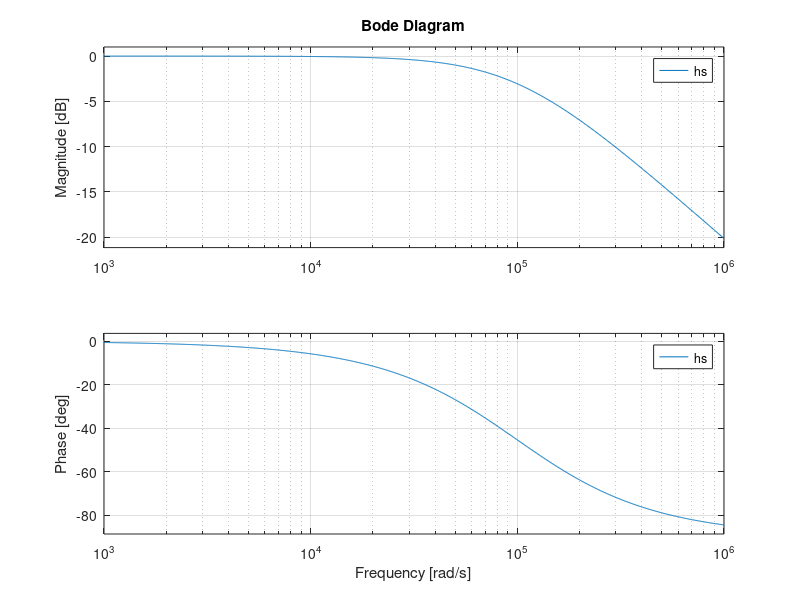
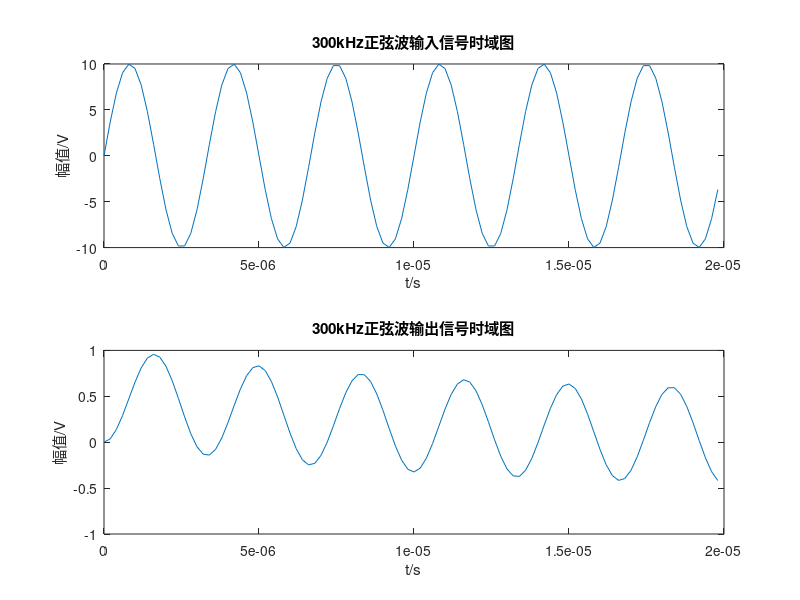
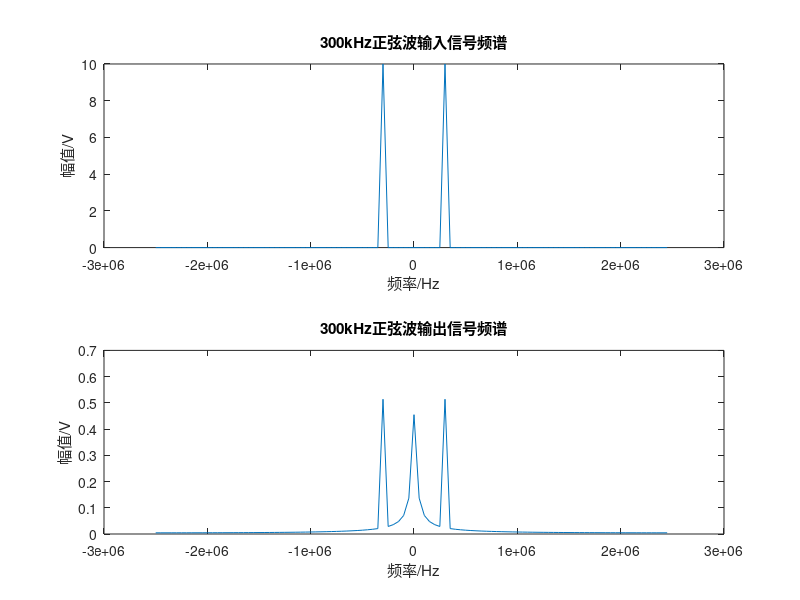
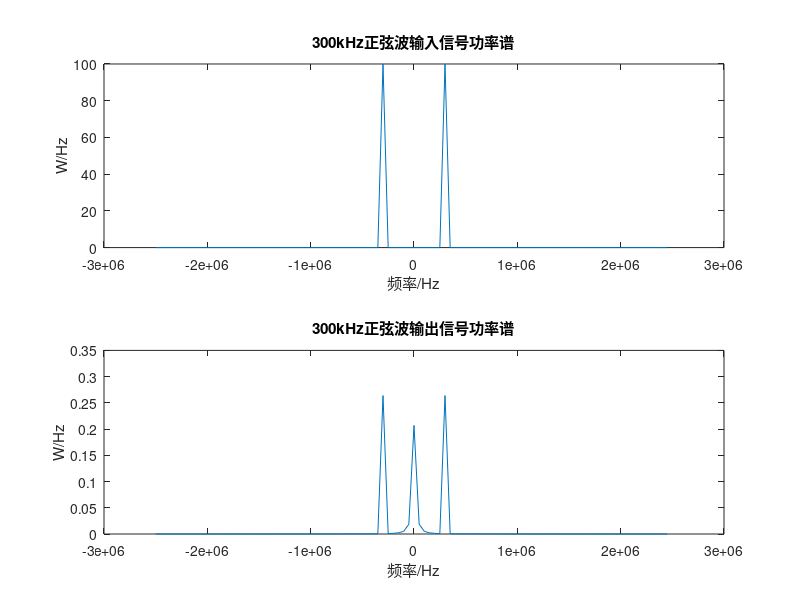

Here is the MATLAB script that generated these plots, in order:
clc
clear
close all
%输入信号
R=5100;%滤波器R值
C=1983e-12;%滤波器C值
f0=1/(2*pi*R*C);%滤波器截止频率计算
ct=R*C;%时间常数  
hs=tf(1,[ct 1]);%低通滤波器设计
figure(1)
bode(hs);%滤波器频幅特性
fc=15700;%理论截止频率
%经计算，截止频率f0为15700Hz          
%通带截止时下降3dB，对应频率15700，阻带开始时下降20dB，对应频率156400
fs=5000000; % fs 采样率
A=10;       % A 幅度值
N=100;   % N 采样个数
F0=300000;        
F1=10000; %重复频率等于10KHz的半占空比的方波的频率      所有F小于fs/2（奈奎斯特）
dt=1/fs;    %时间间隔
t=0:dt:(N-1)*dt;    %时间向量
freqPixel=fs/N;     %频率分辨率，即点与点之间频率单位
y0=A*sin(2*pi*F0*t);	%单音正弦波
y1=A*square(2*pi*F1*t,50);%方波
%单音正弦波信号
figure(2)
subplot(211)
plot(t,y0);                       
title('300kHz正弦波输入信号时域图');                    
xlabel('t/s');
ylabel('幅值/V');%输入时域图

figure(3)
subplot(211)
freq0=fft(y0,N)*2/N;%做离散傅里叶变换                     
freq_d0=abs(fftshift(freq0));
w=(-N/2:1:N/2-1)*fs/N; %双边  
plot(w,freq_d0);
title('300kHz正弦波输入信号频谱');                         
xlabel('频率/Hz');
ylabel('幅值/V');%输入频谱图

figure(4)
subplot(211)
ypsd=freq_d0.*conj(freq_d0);
plot(w,ypsd);
title('300kHz正弦波输入信号功率谱');
xlabel('频率/Hz');
ylabel('W/Hz');%输入功率谱

figure(5)
subplot(211)
[Rx,maxlags]=xcorr(y0,'unbiased');              
plot(maxlags/fs*1000,Rx/max(Rx));
title('300kHz正弦波输入信号自相关');
xlabel('t/ms');
ylabel('R(t)');%输入自相关


[yy0,tr]=lsim(hs,y0,t);%信号通过滤波器                
figure(2)
subplot(212)
plot(tr,yy0);
title('300kHz正弦波输出信号时域图');                           
xlabel('t/s');
ylabel('幅值/V');%输出信号时域


figure(3)
subplot(212)
freq=fft(yy0,N)*2/N;%做离散傅里叶
freq_d=abs(fftshift(freq));
w=(-N/2:1:N/2-1)*fs/N; %双边  
plot(w,freq_d);
title('300kHz正弦波输出信号频谱');                             
xlabel('频率/Hz');
ylabel('幅值/V');%输出频谱图

figure(4)
subplot(212)
ypsd=freq_d.*conj(freq_d);
plot(w,ypsd);
title('300kHz正弦波输出信号功率谱');
xlabel('频率/Hz');
ylabel('W/Hz');%输出功率谱

figure(5)
subplot(212)
[Rx1,maxlags1]=xcorr(yy0,'unbiased'); 
plot(maxlags1/fs*1000,Rx1/max(Rx1));
title('300kHz正弦波输出信号自相关');
xlabel('t/ms');
ylabel('R(t)');%输出自相关